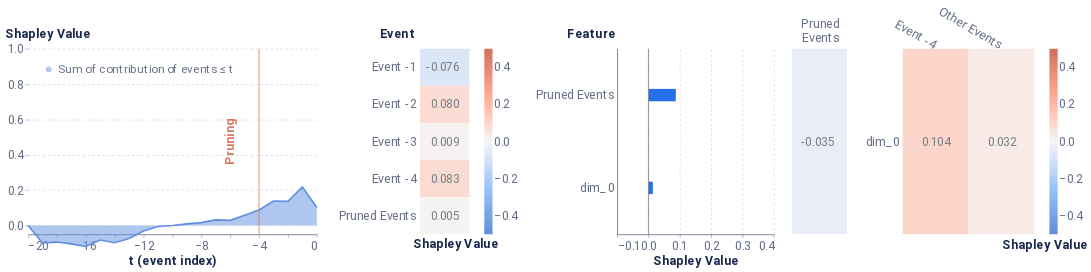

Notebook source saved alongside this figure:
### Markdown cell above
<b>2. Selecting the median item.</b><br>
This item is as likely to be recommended as it is not to be recommended.

### Code cell
median_event = np.argsort(array)[len(array)//2]
local_event_explaination(median_event)

### Figure 1 — Vega-Lite specification as saved in the notebook (floating-point values rounded to 4 significant figures)
{"config": {"axis": {"domain": true, "domainColor": "#666F89", "grid": false, "gridCap": "round", "gridColor": "#B3B7C4", "gridDash": [2, 4], "gridWidth": 0.5, "labelColor": "#666F89", "labelFont": "Roboto, Arial, sans-serif", "labelPadding": 2, "tickColor": "#666F89", "tickOpacity": 0.5, "tickSize": 4, "titleColor": "#19274E", "titleFont": "Roboto, Arial, sans-serif", "titleFontSize": 12}, "axisBand": {"domain": true, "labelPadding": 4, "ticks": false}, "axisY": {"domain": false, "titleAlign": "left", "titleAngle": 0, "titleX": -20, "titleY": -10}, "legend": {"labelColor": "#666F89", "labelFont": "Roboto, Arial, sans-serif", "labelFontSize": 12, "symbolSize": 40, "titleColor": "#19274E", "titleFont": "Roboto, Arial, sans-serif", "titleFontSize": 12, "titlePadding": 4}, "arc": {"stroke": "#FFFFFF", "strokeWidth": 1}, "bar": {"fill": "#2770EB", "stroke": null}, "line": {"stroke": "#2770EB", "strokeWidth": 2}, "path": {"stroke": "#2770EB", "strokeWidth": 0.5}, "point": {"fill": "#2770EB", "shape": "circle", "filled": true}, "rect": {"fill": "#2770EB"}, "rule": {"stroke": "#666F89"}, "shape": {"stroke": "#2770EB"}, "text": {"color": "#19274E", "font": "Roboto, Arial, sans-serif", "fontSize": 12}, "range": {"category": ["#2770EB", "#77B98A", "#DA5252", "#FFC400", "#A87AEA", "#00A39E", "#19274E"], "diverging": ["#006360", "#2BB3AE", "#96D9D7", "#FFFFFF", "#EDAAAA", "#DA5252", "#811D1D"], "heatmap": ["#18448F", "#1B4EA5", "#2770EB", "#4C88EE", "#82ACF3", "#A6C4F7", "#E9F1FD"], "ramp": ["#18448F", "#1B4EA5", "#2770EB", "#4C88EE", "#82ACF3", "#A6C4F7", "#E9F1FD"]}, "background": "#FFFFFF", "group": {"fill": "#FFFFFF"}, "header": {"labelColor": "#19274E", "labelFont": "Roboto, Arial, sans-serif", "labelFontSize": 12, "titleColor": "#19274E", "titleFont": "Roboto, Arial, sans-serif", "titleFontSize": 16}, "title": {"anchor": "start", "color": "#19274E", "font": "Roboto, Arial, sans-serif", "fontSize": 20, "fontWeight": "bold", "offset": 20, "subtitleColor": "#19274E", "subtitleFontSize": 16}, "view": {"continuousHeight": 300, "continuousWidth": 400, "stroke": "transparent"}}, "hconcat": [{"layer": [{"mark": {"type": "area", "opacity": 0.5}, "encoding": {"color": {"field": "Coalition", "legend": {"fillColor": "white", "labelFontSize": 14, "labelLimit": 0, "orient": "top-left", "symbolSize": 50, "symbolStrokeWidth": 0, "title": null}, "scale": {"domain": ["Sum of contribution of events ≤ t"], "range": ["#618FE0"]}, "type": "nominal"}, "x": {"axis": {"labelFontSize": 15, "title": "t (event index)", "titleFontSize": 15}, "field": "t (event index)", "type": "quantitative"}, "y": {"axis": {"grid": true, "labelFontSize": 15, "titleFontSize": 15, "titleX": -28}, "field": "Shapley Value", "scale": {"domain": [-0.05, 1]}, "type": "quantitative"}}}, {"mark": "line", "encoding": {"color": {"field": "Coalition", "legend": {"fillColor": "white", "labelFontSize": 14, "labelLimit": 0, "orient": "top-left", "symbolSize": 50, "symbolStrokeWidth": 0, "title": null}, "scale": {"domain": ["Sum of contribution of events ≤ t"], "range": ["#618FE0"]}, "type": "nominal"}, "x": {"axis": {"labelFontSize": 15, "title": "t (event index)", "titleFontSize": 15}, "field": "t (event index)", "type": "quantitative"}, "y": {"axis": {"grid": true, "labelFontSize": 15, "titleFontSize": 15, "titleX": -28}, "field": "Shapley Value", "scale": {"domain": [-0.05, 1]}, "type": "quantitative"}}}, {"data": {"name": "data-4429b804e29650be65567f2c49b58188"}, "mark": {"type": "rule", "color": "#E17560"}, "encoding": {"x": {"field": "x", "type": "quantitative"}}}, {"data": {"name": "data-f771a1a1dc088456432b45369c8967a2"}, "mark": {"type": "text", "angle": 270, "color": "#E17560", "fontSize": 15, "fontWeight": "bold", "text": "Pruning"}, "encoding": {"x": {"field": "x", "type": "quantitative"}}}], "data": {"name": "data-211b61eca17fdbd7bb7ebeaef6be0b73"}, "height": 225, "width": 350}, {"layer": [{"mark": "rect", "encoding": {"color": {"field": "rounded", "legend": {"gradientLength": 225, "gradientThickness": 10, "labelFontSize": 15, "orient": "right"}, "scale": {"domain": [-0.5, 0.5], "range": ["#5f8fd6", "#99c3fb", "#f5f5f5", "#ffaa92", "#d16f5b"]}, "title": null, "type": "quantitative"}, "x": {"axis": {"title": "Shapley Value", "titleFontSize": 15}, "field": "column", "type": "ordinal"}, "y": {"axis": {"domain": false, "labelFontSize": 15, "title": "Event", "titleFontSize": 15, "titleX": -49}, "field": "Feature", "sort": ["Event -1", "Event -2", "Event -3", "Event -4", "Pruned Events"], "type": "ordinal"}}}, {"mark": {"type": "text", "align": "right", "baseline": "middle", "color": "#798184", "dx": 18, "fontSize": 15}, "encoding": {"text": {"field": "rounded_str", "type": "nominal"}, "x": {"axis": {"domain": false, "labels": false, "title": "Shapley Value", "titleX": 43}, "field": "column", "type": "ordinal"}, "y": {"axis": {"domain": false, "labelFontSize": 15, "title": "Event", "titleFontSize": 15, "titleX": -49}, "field": "Feature", "sort": ["Event -1", "Event -2", "Event -3", "Event -4", "Pruned Events"], "type": "ordinal"}}}], "data": {"name": "data-04e38acfa0ea8c5ab68bfa141559862a"}, "height": 225, "width": 60}, {"layer": [{"data": {"name": "data-7c71010049a4f01a37c1c46da8bf06b8"}, "mark": {"type": "bar", "size": 15, "thickness": 1}, "encoding": {"x": {"axis": {"grid": true, "labelFontSize": 15, "title": "Shapley Value", "titleFontSize": 15}, "field": "Shapley Value", "scale": {"domain": [-0.1, 0.4]}, "type": "quantitative"}, "y": {"axis": {"labelFontSize": 15, "title": "Feature", "titleFontSize": 15, "titleX": -61}, "field": "Feature", "sort": {"field": "sort_col", "order": "descending"}, "type": "nominal"}}}, {"data": {"name": "data-9c00aa9dc2b1c1a0b4bf9b34ead12925"}, "mark": {"type": "rule", "color": "#798184"}, "encoding": {"x": {"field": "x", "type": "quantitative"}}}], "height": 225, "width": 190}, {"hconcat": [{"layer": [{"mark": "rect", "encoding": {"color": {"field": "rounded", "legend": null, "scale": {"domain": [-0.5, 0.5], "range": ["#5f8fd6", "#99c3fb", "#f5f5f5", "#ffaa92", "#d16f5b"]}, "title": null, "type": "quantitative"}, "x": {"axis": {"titleFontSize": 15}, "field": "Event", "type": "nominal"}, "y": {"axis": {"domain": false, "labels": false, "title": null}, "field": "Feature", "type": "nominal"}}}, {"mark": {"type": "text", "align": "right", "baseline": "middle", "color": "#798184", "dx": 18, "fontSize": 15}, "encoding": {"text": {"field": "rounded_str", "type": "nominal"}, "x": {"axis": {"domain": false, "labelAngle": 0, "labelFontSize": 15, "labelOffset": 24, "labelPadding": 30, "orient": "top", "title": null}, "field": "Event", "type": "nominal"}, "y": {"axis": {"domain": false, "labels": false, "title": null}, "field": "Feature", "type": "nominal"}}}], "data": {"name": "data-ae0e502c46cba52196af8d96706b7d16"}, "height": 225, "width": 66.67}, {"layer": [{"mark": "rect", "encoding": {"color": {"field": "rounded", "legend": {"gradientLength": 225, "gradientThickness": 10, "labelFontSize": 15, "orient": "right"}, "scale": {"domain": [-0.5, 0.5], "range": ["#5f8fd6", "#99c3fb", "#f5f5f5", "#ffaa92", "#d16f5b"]}, "title": null, "type": "quantitative"}, "x": {"axis": {"titleFontSize": 15}, "field": "Event", "sort": ["Event -4"], "type": "nominal"}, "y": {"axis": {"domain": false, "labelFontSize": 15, "title": null}, "field": "Feature", "sort": ["dim_0"], "type": "nominal"}}}, {"mark": {"type": "text", "align": "right", "baseline": "middle", "color": "#798184", "dx": 18, "fontSize": 15}, "encoding": {"text": {"field": "rounded_str", "type": "nominal"}, "x": {"axis": {"domain": false, "labelAngle": 30, "labelFontSize": 15, "orient": "top", "title": "Shapley Value", "titleX": 172, "titleY": 245}, "field": "Event", "sort": ["Event -4"], "type": "nominal"}, "y": {"axis": {"domain": false, "labelFontSize": 15, "title": null}, "field": "Feature", "sort": ["dim_0"], "type": "nominal"}}}], "data": {"name": "data-8bdeffd19b32e2baf8f4c4acadcd311c"}, "height": 225, "width": 160}], "resolve": {"scale": {"color": "independent"}}}], "resolve": {"scale": {"color": "independent"}}, "$schema": "https://vega.github.io/schema/vega-lite/v4.17.0.json", "datasets": {"data-211b61eca17fdbd7bb7ebeaef6be0b73": [{"Coalition": "Sum of contribution of events > t", "t (event index)": 0, "Shapley Value": 1.863e-08}, {"Coalition": "Sum of contribution of events ≤ t", "t (event index)": 0, "Shapley Value": 0.1013}, {"Coalition": "Sum of contribution of events > t", "t (event index)": -1, "Shapley Value": -0.1163}, {"Coalition": "Sum of contribution of events ≤ t", "t (event index)": -1, "Shapley Value": 0.2175}, {"Coalition": "Sum of contribution of events > t", "t (event index)": -2, "Shapley Value": -0.03502}, {"Coalition": "Sum of contribution of events ≤ t", "t (event index)": -2, "Shapley Value": 0.1363}, {"Coalition": "Sum of contribution of events > t", "t (event index)": -3, "Shapley Value": -0.03726}, {"Coalition": "Sum of contribution of events ≤ t", "t (event index)": -3, "Shapley Value": 0.1385}, {"Coalition": "Sum of contribution of events > t", "t (event index)": -4, "Shapley Value": 0.01407}, {"Coalition": "Sum of contribution of events ≤ t", "t (event index)": -4, "Shapley Value": 0.08718}, {"Coalition": "Sum of contribution of events > t", "t (event index)": -5, "Shapley Value": 0.04379}, {"Coalition": "Sum of contribution of events ≤ t", "t (event index)": -5, "Shapley Value": 0.05746}, {"Coalition": "Sum of contribution of events > t", "t (event index)": -6, "Shapley Value": 0.07261}, {"Coalition": "Sum of contribution of events ≤ t", "t (event index)": -6, "Shapley Value": 0.02864}, {"Coalition": "Sum of contribution of events > t", "t (event index)": -7, "Shapley Value": 0.07003}, {"Coalition": "Sum of contribution of events ≤ t", "t (event index)": -7, "Shapley Value": 0.03122}, {"Coalition": "Sum of contribution of events > t", "t (event index)": -8, "Shapley Value": 0.08551}, {"Coalition": "Sum of contribution of events ≤ t", "t (event index)": -8, "Shapley Value": 0.01574}, {"Coalition": "Sum of contribution of events > t", "t (event index)": -9, "Shapley Value": 0.09195}, {"Coalition": "Sum of contribution of events ≤ t", "t (event index)": -9, "Shapley Value": 0.009298}, {"Coalition": "Sum of contribution of events > t", "t (event index)": -10, "Shapley Value": 0.1015}, {"Coalition": "Sum of contribution of events ≤ t", "t (event index)": -10, "Shapley Value": -0.0002987}, {"Coalition": "Sum of contribution of events > t", "t (event index)": -11, "Shapley Value": 0.1073}, {"Coalition": "Sum of contribution of events ≤ t", "t (event index)": -11, "Shapley Value": -0.006024}, {"Coalition": "Sum of contribution of events > t", "t (event index)": -12, "Shapley Value": 0.1321}, {"Coalition": "Sum of contribution of events ≤ t", "t (event index)": -12, "Shapley Value": -0.03087}, {"Coalition": "Sum of contribution of events > t", "t (event index)": -13, "Shapley Value": 0.175}, {"Coalition": "Sum of contribution of events ≤ t", "t (event index)": -13, "Shapley Value": -0.07376}, {"Coalition": "Sum of contribution of events > t", "t (event index)": -14, "Shapley Value": 0.1988}, {"Coalition": "Sum of contribution of events ≤ t", "t (event index)": -14, "Shapley Value": -0.09753}, {"Coalition": "Sum of contribution of events > t", "t (event index)": -15, "Shapley Value": 0.1838}, {"Coalition": "Sum of contribution of events ≤ t", "t (event index)": -15, "Shapley Value": -0.08259}, {"Coalition": "Sum of contribution of events > t", "t (event index)": -16, "Shapley Value": 0.2202}, {"Coalition": "Sum of contribution of events ≤ t", "t (event index)": -16, "Shapley Value": -0.119}, {"Coalition": "Sum of contribution of events > t", "t (event index)": -17, "Shapley Value": 0.2053}, {"Coalition": "Sum of contribution of events ≤ t", "t (event index)": -17, "Shapley Value": -0.104}, {"Coalition": "Sum of contribution of events > t", "t (event index)": -18, "Shapley Value": 0.1951}, {"Coalition": "Sum of contribution of events ≤ t", "t (event index)": -18, "Shapley Value": -0.09385}, {"Coalition": "Sum of contribution of events > t", "t (event index)": -19, "Shapley Value": 0.2003}, {"Coalition": "Sum of contribution of events ≤ t", "t (event index)": -19, "Shapley Value": -0.09902}, {"Coalition": "Sum of contribution of events > t", "t (event index)": -20, "Shapley Value": 0.1013}, {"Coalition": "Sum of contribution of events ≤ t", "t (event index)": -20, "Shapley Value": 1.863e-08}], "data-4429b804e29650be65567f2c49b58188": [{"x": -4}], "data-f771a1a1dc088456432b45369c8967a2": [{"x": -6}], "data-04e38acfa0ea8c5ab68bfa141559862a": [{"Shapley Value": -0.07635, "Feature": "Event -1", "row": 1, "column": 1, "rounded": -0.076, "rounded_str": "-0.076"}, {"Shapley Value": 0.08039, "Feature": "Event -2", "row": 2, "column": 1, "rounded": 0.08, "rounded_str": "0.080"}, {"Shapley Value": 0.009354, "Feature": "Event -3", "row": 3, "column": 1, "rounded": 0.009, "rounded_str": "0.009"}, {"Shapley Value": 0.08299, "Feature": "Event -4", "row": 4, "column": 1, "rounded": 0.083, "rounded_str": "0.083"}, {"Shapley Value": 0.004863, "Feature": "Pruned Events", "row": 5, "column": 1, "rounded": 0.005, "rounded_str": "0.005"}], "data-7c71010049a4f01a37c1c46da8bf06b8": [{"Random seed": 42, "NSamples": 32000, "Feature": "dim_0", "Shapley Value": 0.01407, "sort_col": 0.01407}, {"Random seed": 42, "NSamples": 32000, "Feature": "Pruned Events", "Shapley Value": 0.08718, "sort_col": 0.08718}], "data-9c00aa9dc2b1c1a0b4bf9b34ead12925": [{"x": 0}], "data-ae0e502c46cba52196af8d96706b7d16": [{"Event": ["Pruned", "Events"], "Feature": "Other features", "rounded": -0.035, "rounded_str": "-0.035"}], "data-8bdeffd19b32e2baf8f4c4acadcd311c": [{"Event": "Event -4", "Feature": "dim_0", "Shapley Value": 0.1038, "rounded": 0.104, "rounded_str": "0.104"}, {"Event": "Other Events", "Feature": "dim_0", "Shapley Value": 0.03209, "rounded": 0.032, "rounded_str": "0.032"}]}}
